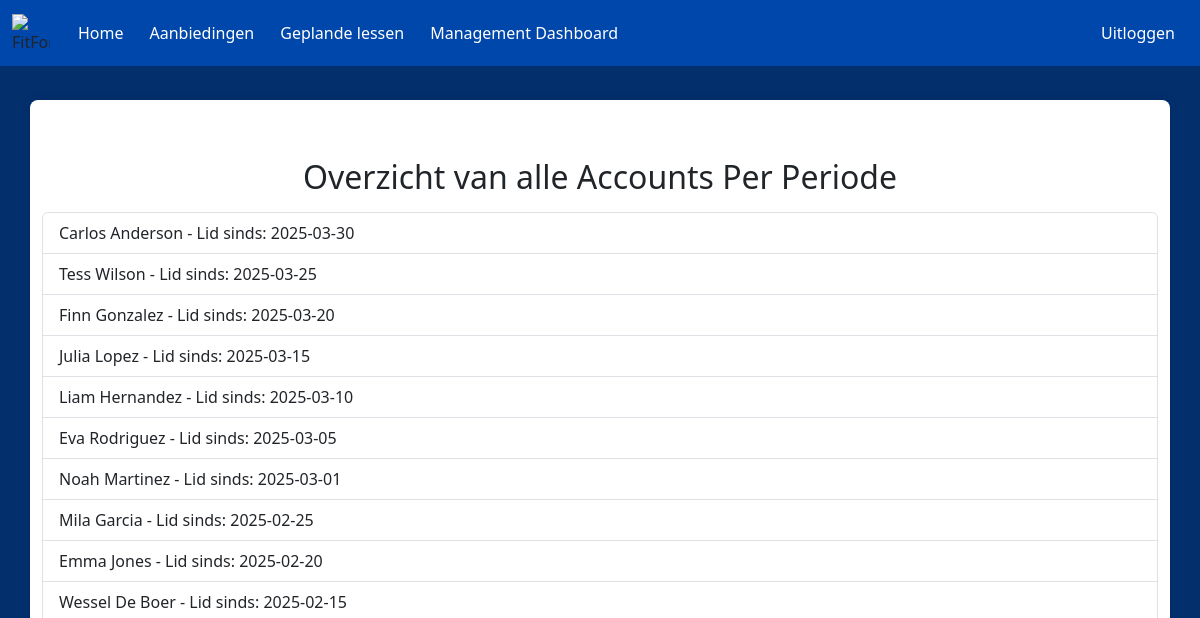
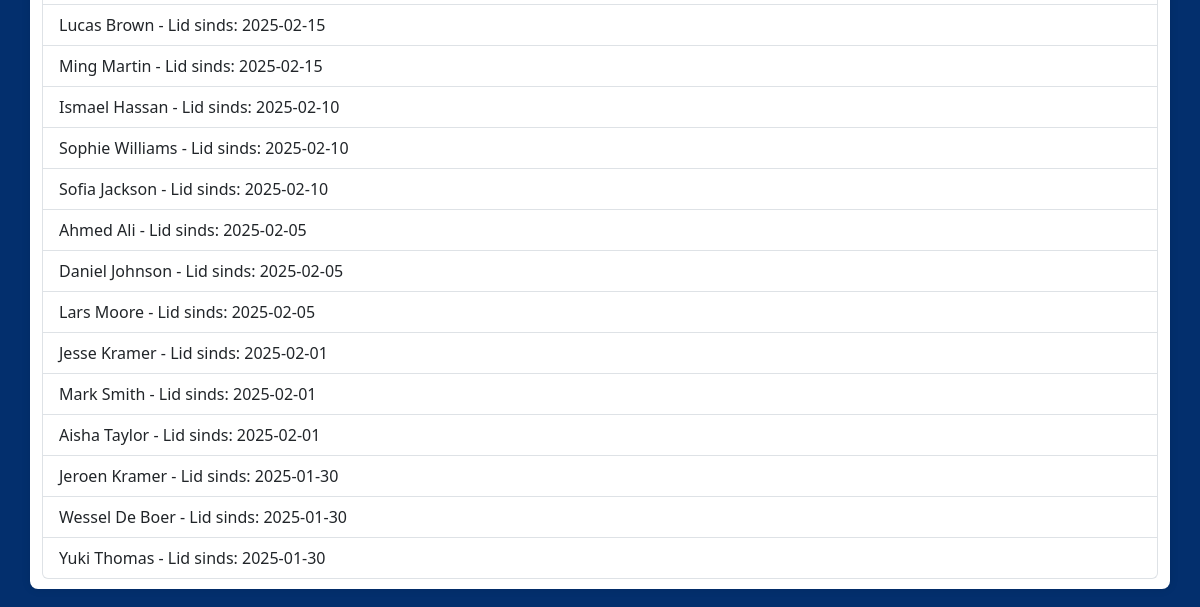
Before: /PerPeriode/AccountPerPeriode.php with the older database file (2 pictures, top to bottom).
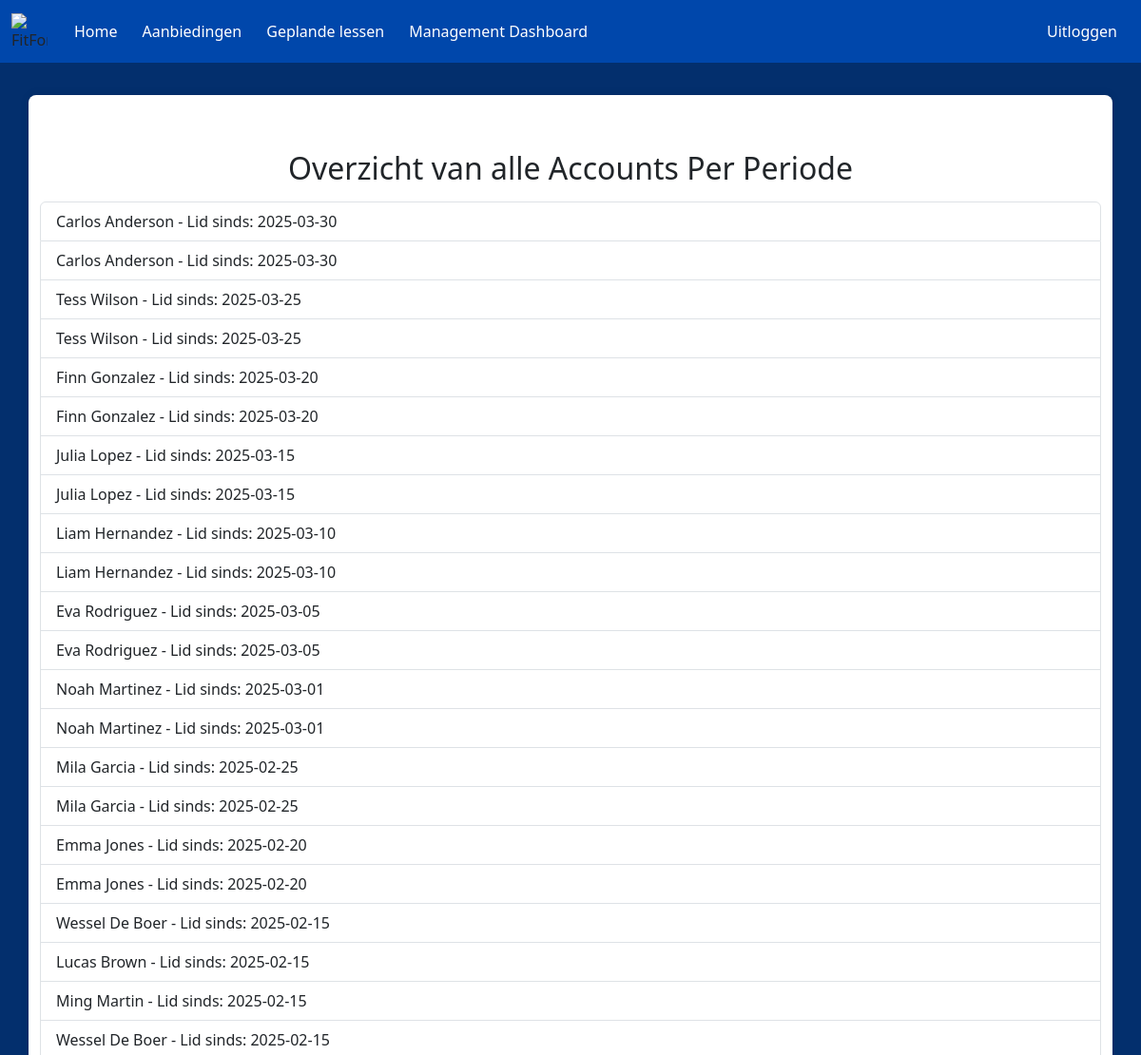
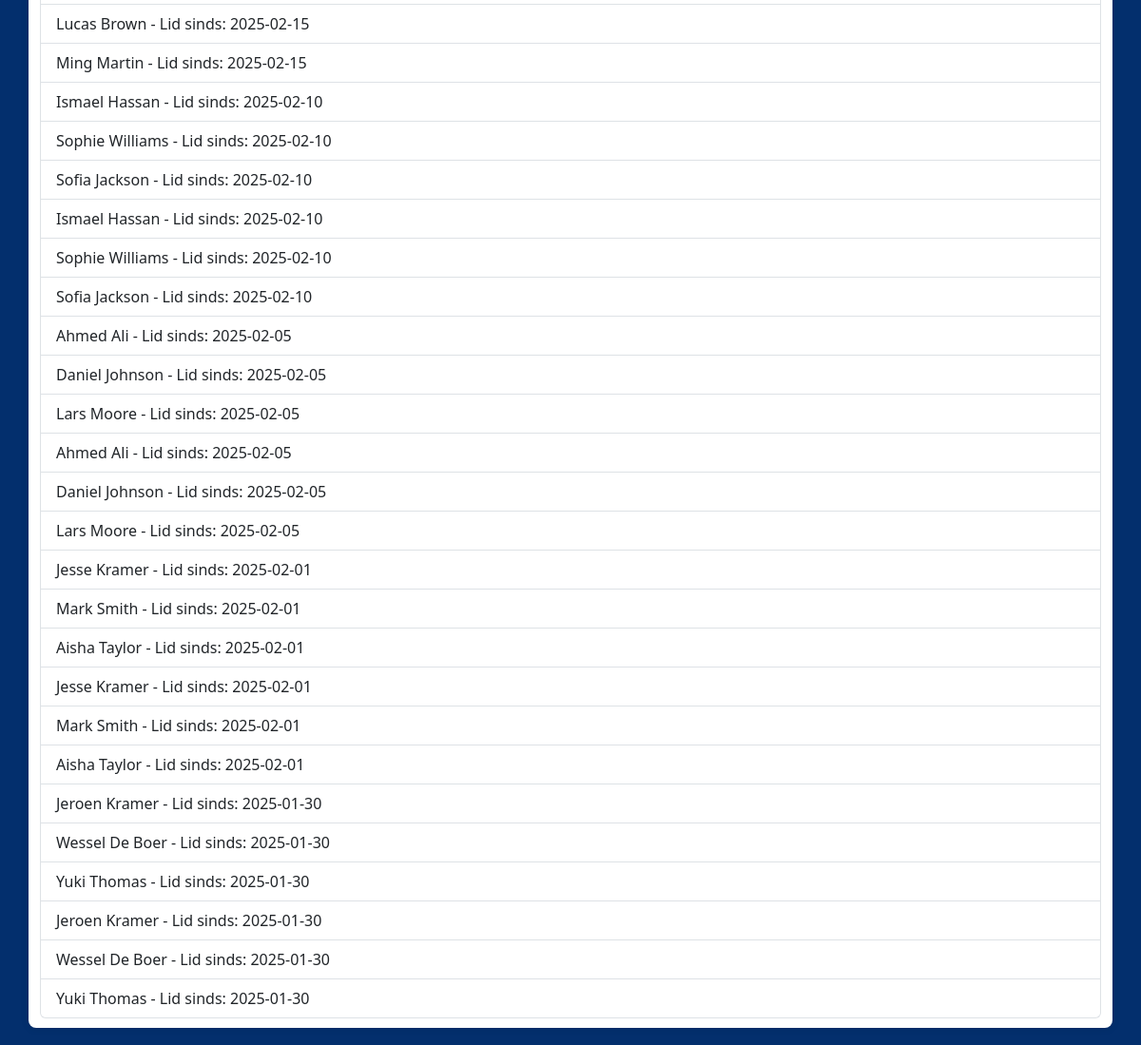
After: the same page with the newer database file (2 pictures, top to bottom).
### tables this page shows
CREATE TABLE LidOverzicht
(
    Id               TINYINT(3)          UNSIGNED           NOT NULL   AUTO_INCREMENT
    ,Voornaam        VARCHAR(150)                           NOT NULL
    ,Tussenvoegsel   VARCHAR(50)                            NULL
    ,Achternaam      VARCHAR(150)                           NOT NULL
    ,Lid_Sinds       DATE                                   NOT NULL
    ,CONSTRAINT      PK_LidOverzicht_Id                     PRIMARY KEY CLUSTERED(Id)
);

### PerPeriode/AccountPerPeriode.php (the view, shortened to what this page needs)
<!doctype html>
<html lang="en">
  <head>
    <link rel="stylesheet" href="style.css">
    <link href="https://cdn.jsdelivr.net/npm/bootstrap@5.3.3/dist/css/bootstrap.min.css" rel="stylesheet">
  </head>
  <body>
  <nav class="navbar navbar-expand-lg fixed-top">
    <div class="container-fluid">
        <img class="logo"
          src="https://www.burda-forward.de/files/images/03_Media/Brands/FitForFun/BF_Media_Brands_FitForFun_logo.png"
          alt="FitForFun Logo">
      <div class="collapse navbar-collapse" id="navbarNav">
      <ul class="navbar-nav me-auto">
          <li class="nav-item">
            <a class="nav-link" href="../Homepagina/index.php">Home</a>
          </li>
          <li class="nav-item">
          <a class="nav-link" href="../AanbiedingenPagina/aanbiedingen.php">Aanbiedingen</a>
          </li>
          <li class="nav-item">
            <a class="nav-link" href="../lessonkalender/lessen.php">Geplande lessen</a>
          </li>
          <li class="nav-item">
            <a class="nav-link" href="../Dashboard/Dashboard.php">Management Dashboard</a>
          </li>
        </ul>
        <ul class="navbar-nav">
          <li class="nav-item">
            <a class="nav-link" href="logout.php">Uitloggen</a>
          </li>
        </ul>
      </div>
    </div>
    </nav>
        <div class="container">
        <?php
            $mysqli = new mysqli("localhost", "root", "", "FitForFun");
            $result = $mysqli->query("SELECT Voornaam,Tussenvoegsel,Achternaam, Lid_Sinds  FROM LidOverzicht ORDER BY Lid_Sinds DESC");
            if ($result->num_rows > 0) {
                echo str_repeat("<br>", 2);
                echo "<h2 class='mb-3 text-center'>Overzicht van alle Accounts Per Periode</h2><ul class='list-group'>";
                while ($row = $result->fetch_assoc()) {
                    echo "<li class='list-group-item d-flex justify-content-between align-items-center'>";
                    echo "<span>" . htmlspecialchars($row['Voornaam'] ) . " " .htmlspecialchars($row['Tussenvoegsel'] ?? '') . " " . htmlspecialchars($row['Achternaam']) . " - Lid sinds: " . htmlspecialchars($row['Lid_Sinds']) . "</span>";
                    echo "<span>";
                }
                echo "</ul>";
            } else {
                echo "";
            }
            ?>
                </div>
  </body>
</html>

### PerPeriode/style.css (style rules this page uses)
body { font-family: Arial, sans-serif; background-color: #060690; background-size: cover; background-position: center; background-color: #032f6d !important; padding-top: 80px; }
.container { width: 500px; margin: 20px auto; padding: 10px; background-color: white; border-radius: 8px; box-shadow: 0 0 10px rgba(0, 0, 0, 0.1); }
.navbar { background-color: #0047AB; }
.logo { width: 38px; height: 38px; margin-right: 15px; }
.nav-link { color: white !important; margin: 5px; }

Changed rows visible on the page:
added lidoverzicht: Voornaam "Carlos", Achternaam "Anderson", Lid_Sinds "2025-03-30"
added lidoverzicht: Voornaam "Tess", Achternaam "Wilson", Lid_Sinds "2025-03-25"
added lidoverzicht: Voornaam "Finn", Achternaam "Gonzalez", Lid_Sinds "2025-03-20"
added lidoverzicht: Voornaam "Julia", Achternaam "Lopez", Lid_Sinds "2025-03-15"
added lidoverzicht: Voornaam "Liam", Achternaam "Hernandez", Lid_Sinds "2025-03-10"
added lidoverzicht: Voornaam "Eva", Achternaam "Rodriguez", Lid_Sinds "2025-03-05"
added lidoverzicht: Voornaam "Noah", Achternaam "Martinez", Lid_Sinds "2025-03-01"
added lidoverzicht: Voornaam "Mila", Achternaam "Garcia", Lid_Sinds "2025-02-25"
added lidoverzicht: Voornaam "Emma", Achternaam "Jones", Lid_Sinds "2025-02-20"
added lidoverzicht: Voornaam "Wessel", Achternaam "De Boer", Lid_Sinds "2025-02-15"
added lidoverzicht: Voornaam "Lucas", Achternaam "Brown", Lid_Sinds "2025-02-15"
added lidoverzicht: Voornaam "Ming", Achternaam "Martin", Lid_Sinds "2025-02-15"
added lidoverzicht: Voornaam "Ismael", Achternaam "Hassan", Lid_Sinds "2025-02-10"
added lidoverzicht: Voornaam "Sophie", Achternaam "Williams", Lid_Sinds "2025-02-10"
added lidoverzicht: Voornaam "Sofia", Achternaam "Jackson", Lid_Sinds "2025-02-10"
added lidoverzicht: Voornaam "Ahmed", Achternaam "Ali", Lid_Sinds "2025-02-05"
added lidoverzicht: Voornaam "Daniel", Achternaam "Johnson", Lid_Sinds "2025-02-05"
added lidoverzicht: Voornaam "Lars", Achternaam "Moore", Lid_Sinds "2025-02-05"
added lidoverzicht: Voornaam "Jesse", Achternaam "Kramer", Lid_Sinds "2025-02-01"
added lidoverzicht: Voornaam "Mark", Achternaam "Smith", Lid_Sinds "2025-02-01"
added lidoverzicht: Voornaam "Aisha", Achternaam "Taylor", Lid_Sinds "2025-02-01"
added lidoverzicht: Voornaam "Jeroen", Achternaam "Kramer", Lid_Sinds "2025-01-30"
added lidoverzicht: Voornaam "Wessel", Achternaam "De Boer", Lid_Sinds "2025-01-30"
added lidoverzicht: Voornaam "Yuki", Achternaam "Thomas", Lid_Sinds "2025-01-30"
